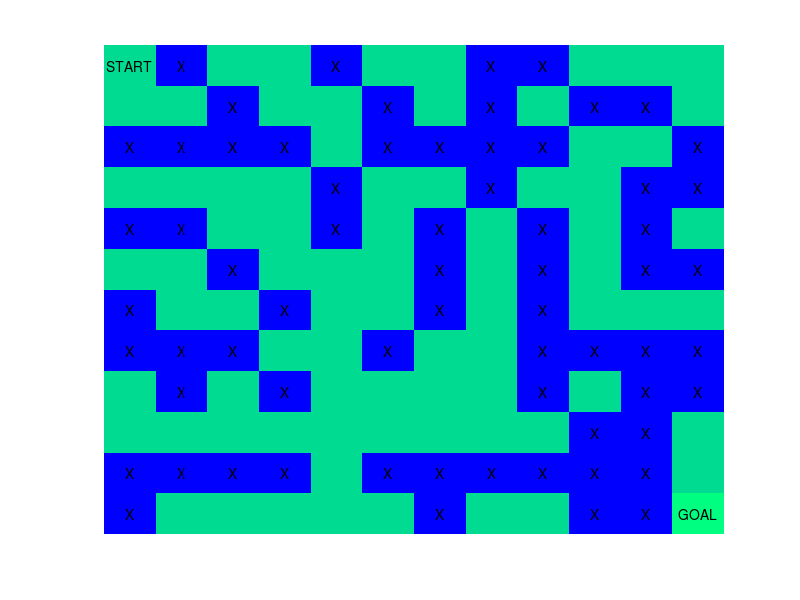

Here is the MATLAB script that generated this plot:
function QlearningMaze() 
    
   % Size of maze denoted by n
    n = 12;
    
    % Randomly Generating Path/Links
    maze = -50*ones(n,n);
    
    for i=1:(n-3)*n
        maze(randi([1,n]),randi([1,n]))=1;
    end
    
    % Starting Node
    maze(1,1) = 1;
    
    % Goal
    maze(n,n) = 10;
    
   

    
    % Display maze in matrix form is:
    disp(maze)
    
    %  Check for atleast one path between Start & Goal
    %  Dimension of maze 12x12 i.e., n=12
    %  Starting Position is (1,1)
    %  Goal is to reach (12,12)
    
    figure
    imagesc(maze)
    colormap(winter)

    for i=1:n
        for j=1:n
            if maze(i,j)==min(maze)
                text(j,i,'X','HorizontalAlignment','center')
            end
        end
    end
    
    text(1,1,'START','HorizontalAlignment','center')
    text(n,n,'GOAL','HorizontalAlignment','center')

    axis off

    Goal=n*n;
    
    fprintf('Goal State is: %d',Goal);
    
    
    % Possible actions are:
    % * Up      :  (i-n)
    % * Down :  (i+n)
    % * Left    :  (i-1)
    % * Right  :  (i+1)
    % * Diagonally SE  :  (i+n+1)
    % * Diagonally SW :  (i+n-1)
    % * Diagonally NE  :  (i-n+1)
    % * Diagonally NW :  (i-n-1)
    % 
    % Reward  is - $\infty$ (i.e. No reward) for any other actions. Thus any 
    % other action other then above action will not occur.
    
    reward=zeros(n*n);
    
    for i=1:Goal
        reward(i,:)=reshape(maze',1,Goal);
    end
    
    for i=1:Goal
        for j=1:Goal
            if j~=i-n  && j~=i+n  && j~=i-1 && j~=i+1 && j~=i+n+1 && j~=i+n-1 && j~=i-n+1 && j~=i-n-1
                reward(i,j)=-Inf;
            end    
        end
    end

    for i=1:n:Goal
        for j=1:i+n
            if j==i+n-1 || j==i-1 || j==i-n-1
                reward(i,j)=-Inf;
                reward(j,i)=-Inf;
            end
        end
    end
    
   disp(reward);
    
end